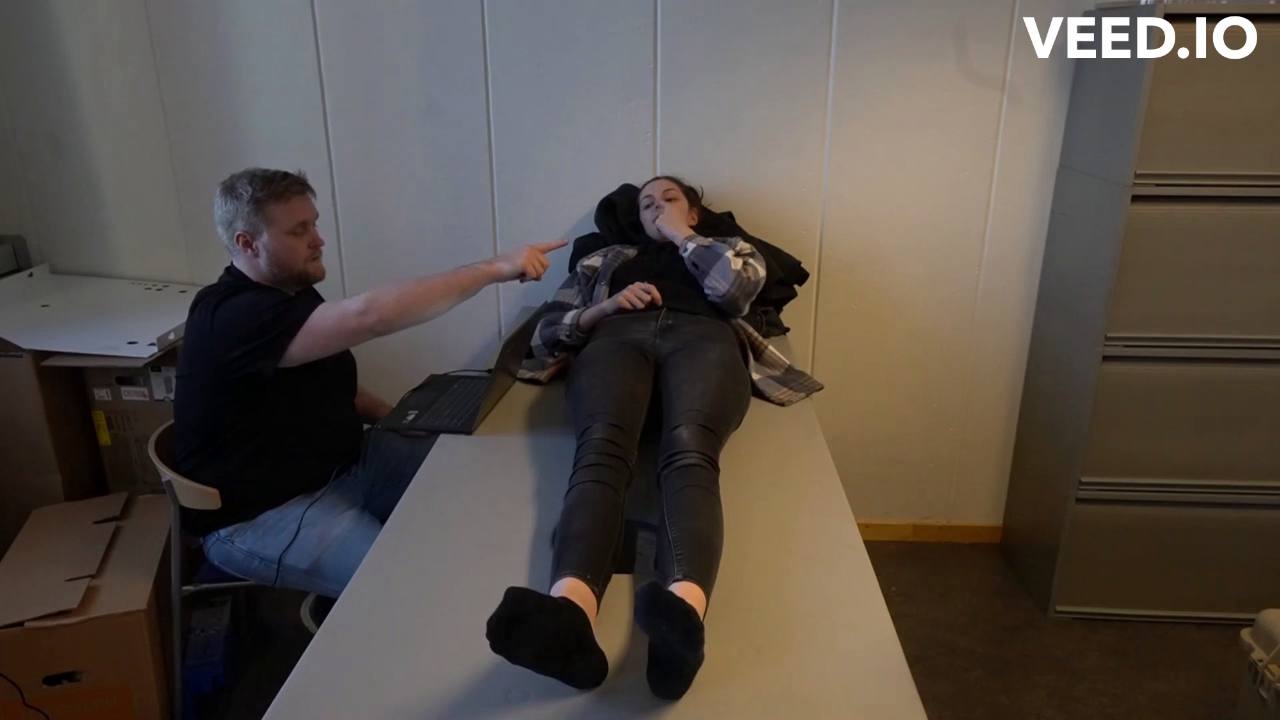
#> input picture frame 8 of nataliepeka1_1_20.mp4, 1280 x 720 px, given in place of Facialispares_Baseline_Viktor.MP4, which was not available
$ python haarcascade_detection.py
#> lines starting #> are read from the running program, lines starting #| are printed output that depends on the picture; after the words box and inside, x2 and y2 are one past the last pixel; in counts of white or black regions, pixels touching at a corner belong together; pictures that were not available may be replaced by others from this repository, and a replacement may not be noted
import cv2
import time

"""
This module provides functions to perform face detection with Haar Cascade.

Author: Andrei Borg
Date: May 28, 2023
"""

# Pre-trained weights from cv2 data folder
cascPath = "C:\\Users\\AndreiBorg\\anaconda3\\envs\\haar\\Lib\\site-packages\\cv2\\data\\haarcascade_frontalface_default.xml"


class FaceDetector(object):
    def __init__(self, cascPath=cascPath):
        self.cascPath = cascPath

        # Face detection model
        self.faceDetection = cv2.CascadeClassifier(self.cascPath)

    def findFaces(self, img, draw=True):
        # RGB conversion
        self.imgRGB = cv2.cvtColor(img, cv2.COLOR_BGR2RGB)

        # Detection
        self.results = self.faceDetection.detectMultiScale(
            self.imgRGB, scaleFactor=1.2, minNeighbors=5
        )

        bboxs = []
        if len(self.results) > 0:
            # Draw a bounding box for each detected face
            for id, face in enumerate(self.results):
                bbox = face

                # Append bbox coordinates to bboxs
                bboxs.append([id, bbox])

                if draw:
                    img = self.fancyDraw(img, bbox)
        return img, bboxs

    def fancyDraw(self, img, bbox, l=30, t=12, rt=2):
        x, y, w, h = bbox
        x1, y1 = x + w, y + h
        white = (255, 255, 255)

        # Top left corner
        cv2.rectangle(img, bbox, white, rt)
        cv2.line((img), (x, y), (x + l, y), white, t)
        cv2.line((img), (x, y), (x, y + l), white, t)

        # Top right corner
        cv2.rectangle(img, bbox, white, rt)
        cv2.line((img), (x1, y), (x1 - l, y), white, t)
        cv2.line((img), (x1, y), (x1, y + l), white, t)

        # Bottom left corner
        cv2.rectangle(img, bbox, white, rt)
        cv2.line((img), (x, y1), (x + l, y1), white, t)
        cv2.line((img), (x, y1), (x, y1 - l), white, t)

        # Bottom right corner
        cv2.rectangle(img, bbox, white, rt)
        cv2.line((img), (x1, y1), (x1 - l, y1), white, t)
        cv2.line((img), (x1, y1), (x1, y1 - l), white, t)

        return img


def main():
    # Specify your path to your video file here
    video_path = (
        "C:\\Users\\AndreiBorg\\stroke-extra\\Facialispares_Baseline_Viktor.MP4"
    )

    # Use video_path or 0 for webcam
    cap = cv2.VideoCapture(video_path)

    pTime = 0
    detector = FaceDetector()

    # Loop through each video frame
    while True:
        success, img = cap.read()
#> img is the input picture: shape (720, 1280, 3); mean B, G, R 71.3, 78.3, 86.6
        img, bboxs = detector.findFaces(img)
#> in findFaces, `self.results = self.faceDetection.detectMultiScale( self.imgRGB, scale..`: self.results = ()
#> bboxs = []

        # Stop the program if video ends or a frame cannot be read
        if not success:
            break

        # Fps counter
        cTime = time.time()
        fps = 1 / (cTime - pTime)
        pTime = cTime
        cv2.putText(
            img,
            f"HAAR Cascade",
            (525, 140),
            cv2.FONT_HERSHEY_SIMPLEX,
            4,
            (255, 75, 0),
            8,
        )
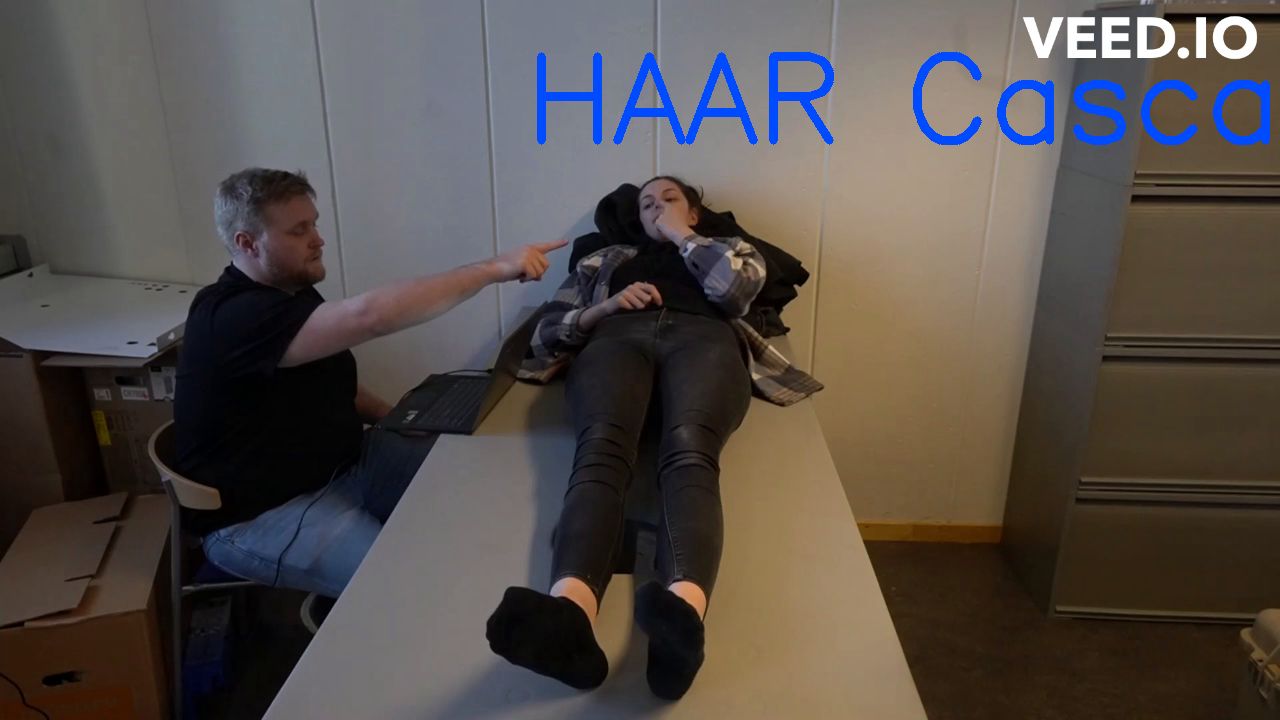
#> img: shape (720, 1280, 3); 1.76% of pixels changed, all inside (x1, y1, x2, y2) = (537, 52, 1270, 145)
        cv2.imshow("face_cam", img)

        # Exit if the "q" key is pressed, use waitKey(1) for fastest fps
        if cv2.waitKey(1) & 0xFF == ord("q"):
#> (key q is pressed here)
            print("Quitting video...")
            break

    cap.release()
    cv2.destroyAllWindows()


if __name__ == "__main__":
    main()

$ run again, starting later in the video
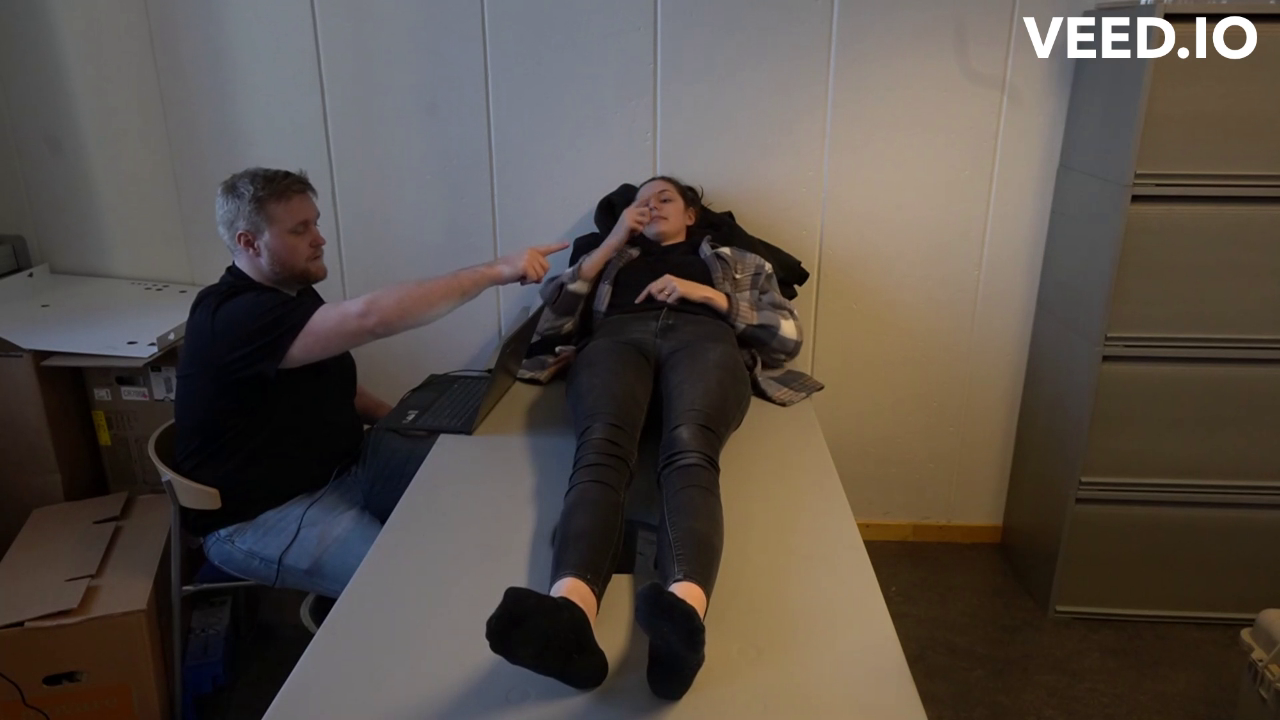
#> input picture frame 37 of nataliepeka1_1_20.mp4, 1280 x 720 px, given in place of Facialispares_Baseline_Viktor.MP4, which was not available
#> in main, img is the input picture: shape (720, 1280, 3); mean B, G, R 71.6, 78.5, 87
#> self.results = ()
#> bboxs = []
#> in main, `cv2.putText( img, f"HAAR Cascade", (525, 140), cv2.FONT_HERSHEY_SIMPLE..`:
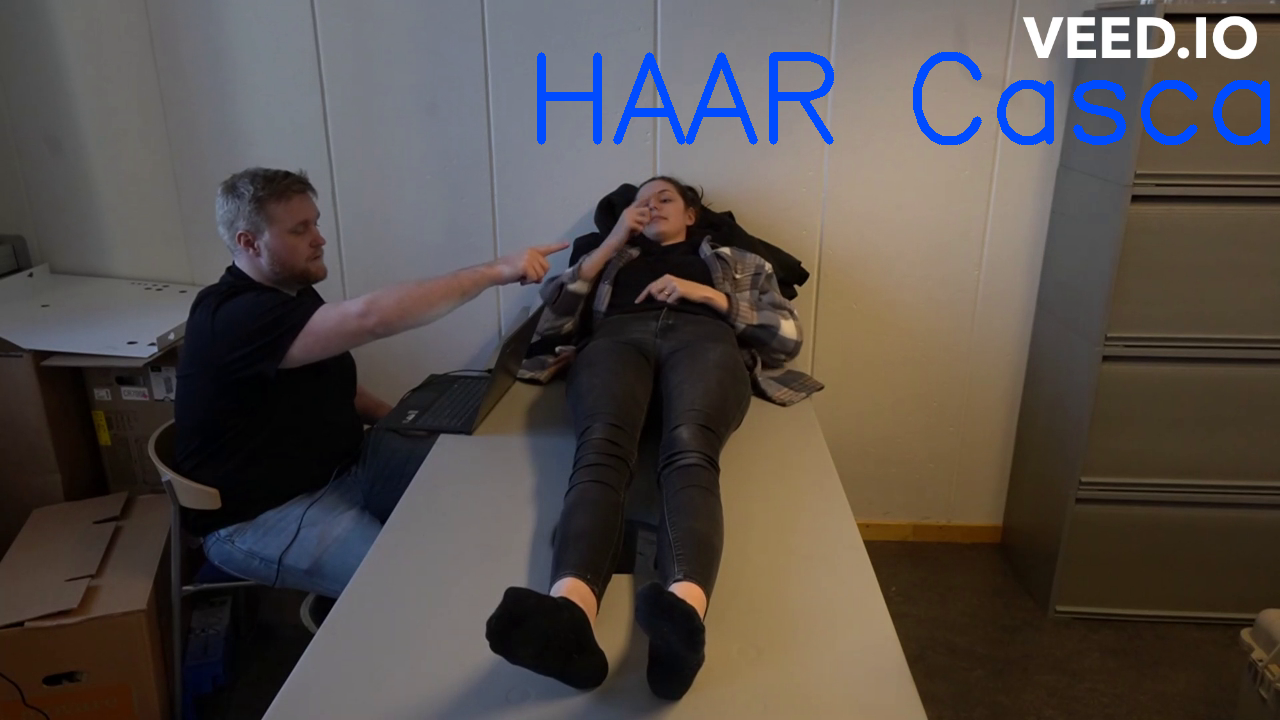
#> img: shape (720, 1280, 3); 1.76% of pixels changed, all inside (x1, y1, x2, y2) = (537, 52, 1270, 145)

$ run again, starting later in the video
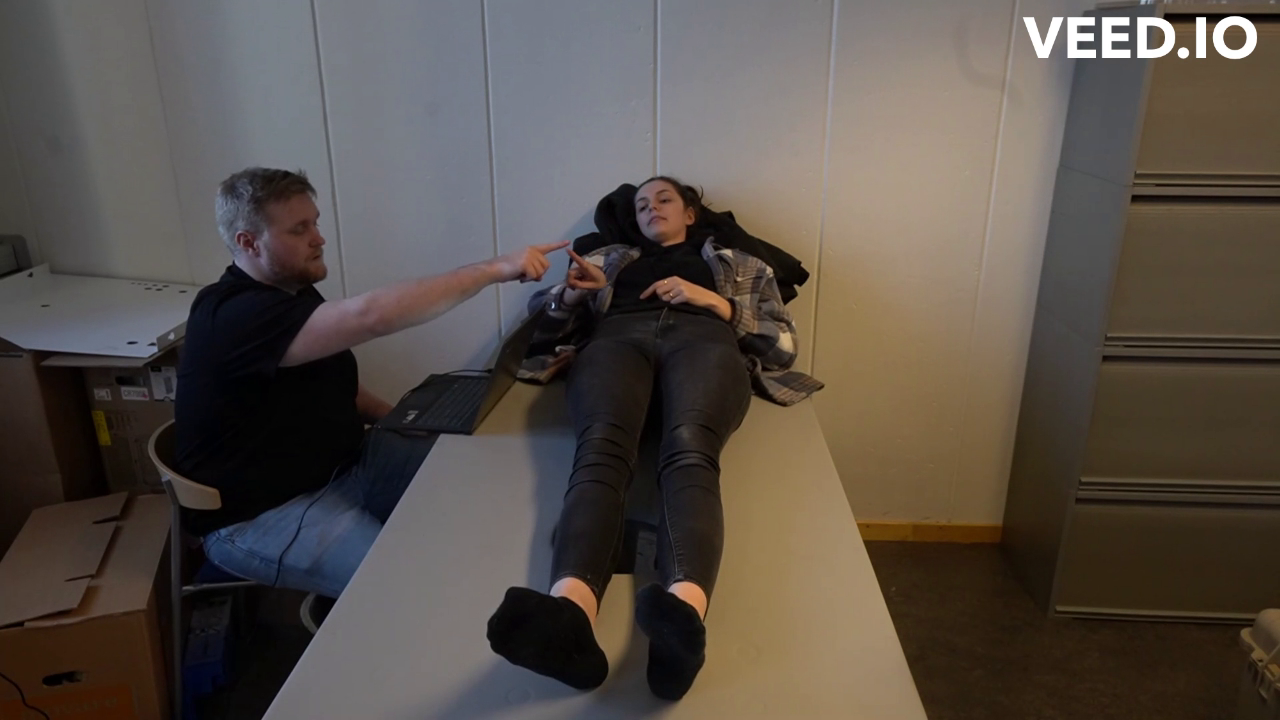
#> input picture frame 67 of nataliepeka1_1_20.mp4, 1280 x 720 px, given in place of Facialispares_Baseline_Viktor.MP4, which was not available
#> in main, img is the input picture: shape (720, 1280, 3); mean B, G, R 71.6, 78.4, 86.9
#> self.results = [[626, 184, 55, 55]]
#> the loop in findFaces, `for id, face in enumerate(self.results):` made 1 pass
#> (id, x in fancyDraw, y in fancyDraw, w in fancyDraw, h in fancyDraw, x1 in fancyDraw, y1 in fancyDraw, white in fancyDraw) on pass 1: (0, 626, 184, 55, 55, 681, 239, (255, 255, 255))
#> after the loop in findFaces, `for id, face in enumerate(self.results):`: bboxs = [[0, [626, 184, 55, 55]]]
#> in main, `cv2.putText( img, f"HAAR Cascade", (525, 140), cv2.FONT_HERSHEY_SIMPLE..`:
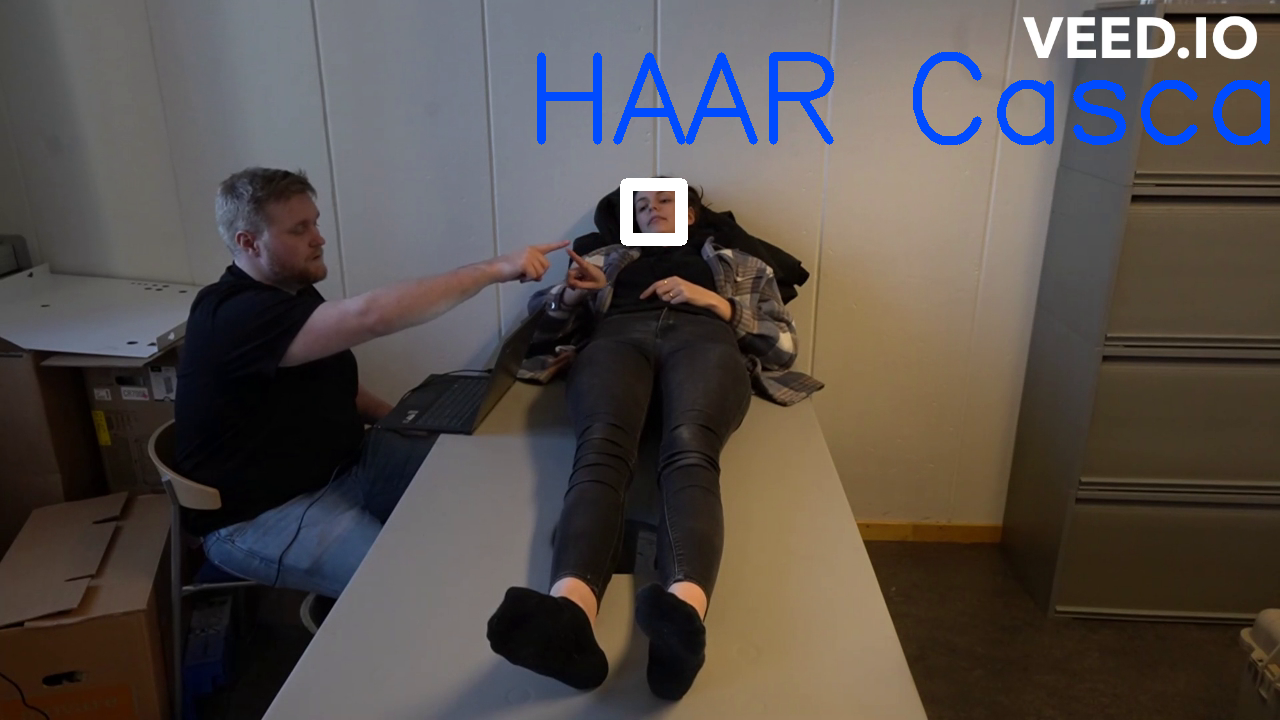
#> img: shape (720, 1280, 3); mean B, G, R 74.7, 78.3, 85.2
